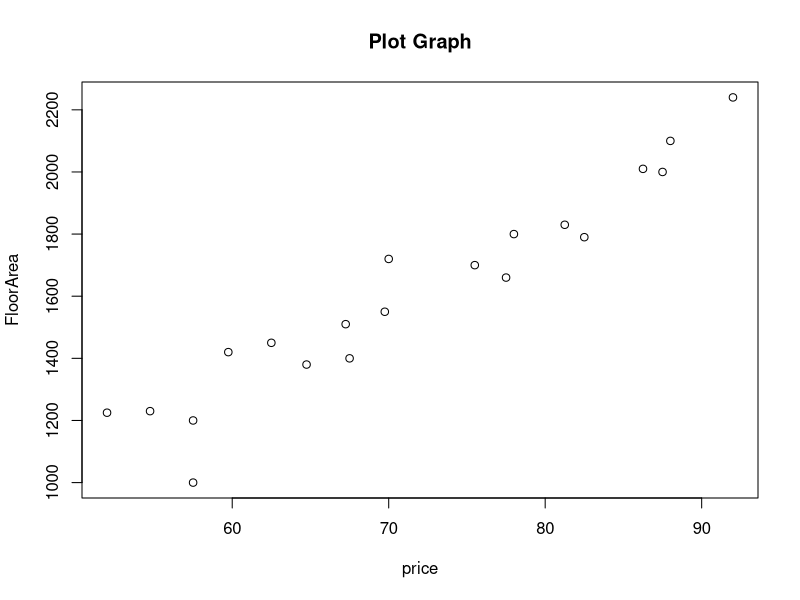
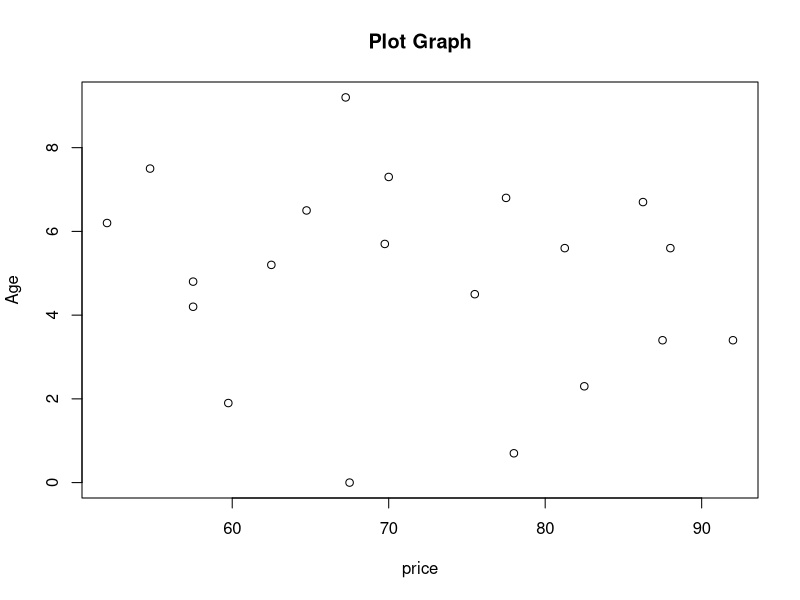
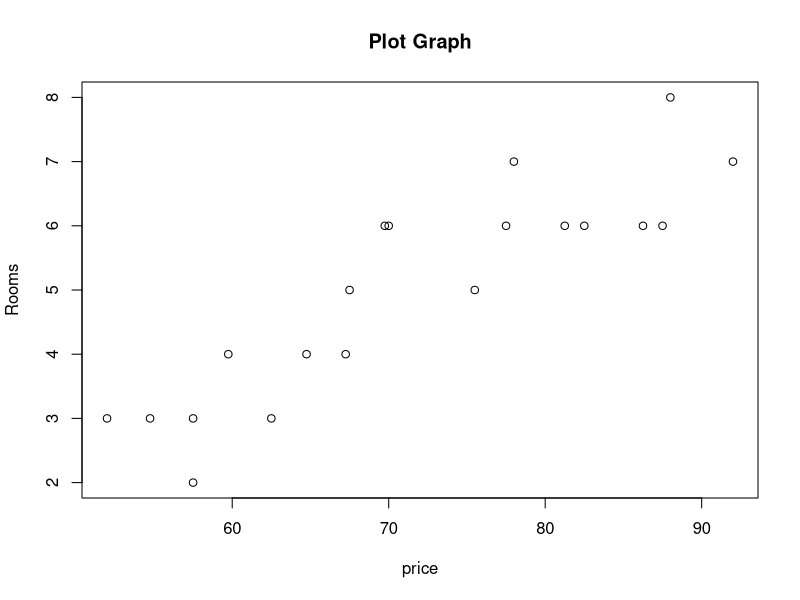
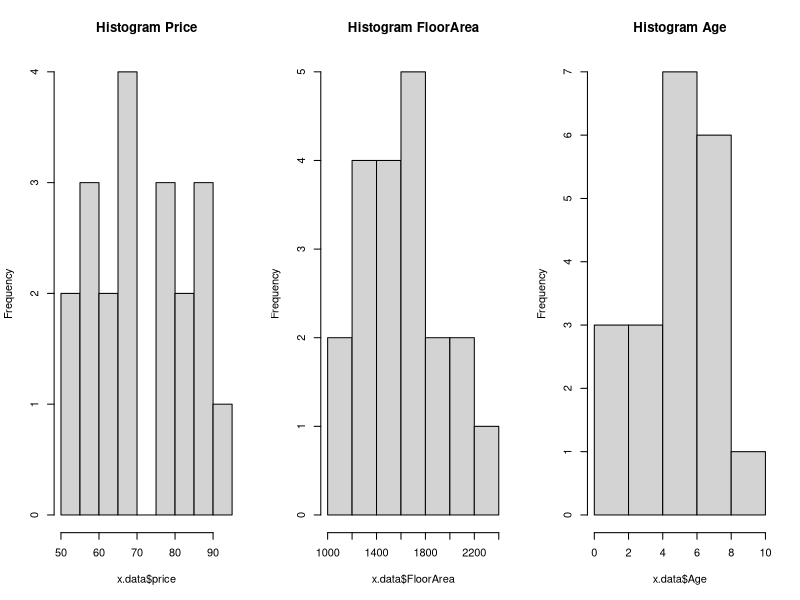
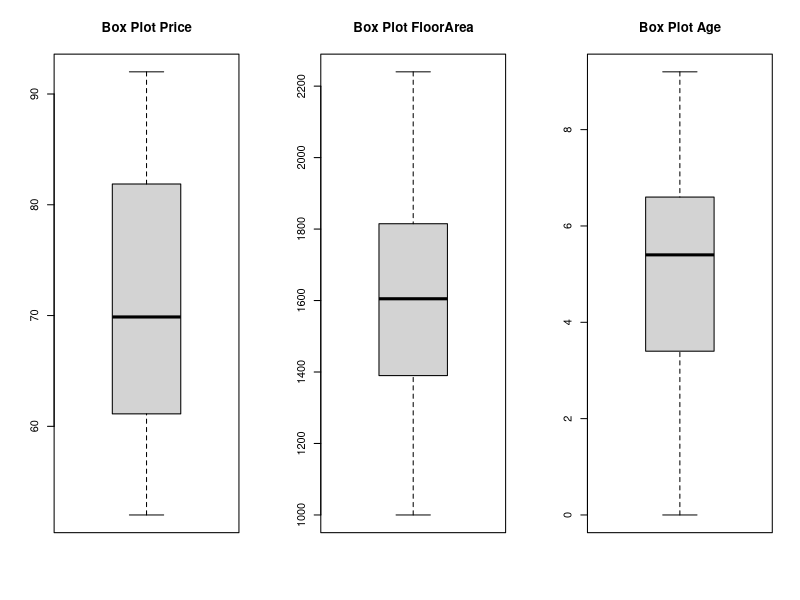
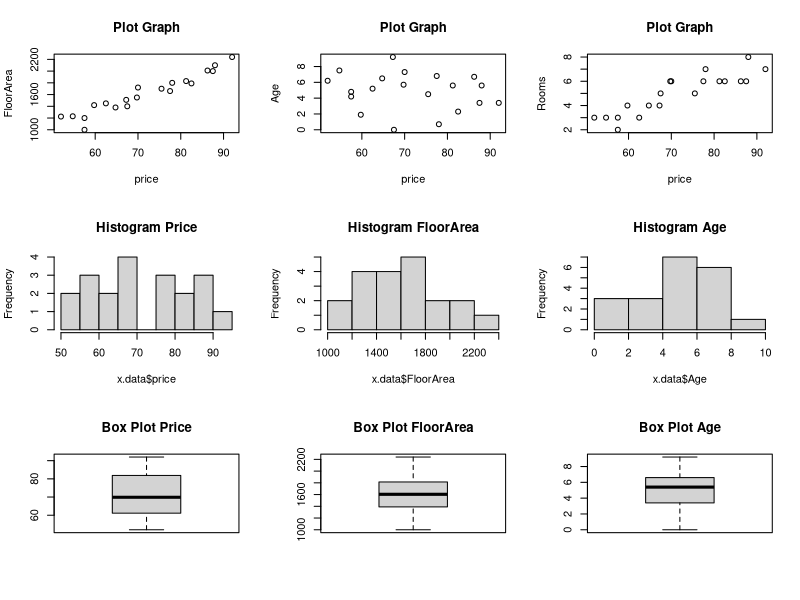

These figures' R source, in order:
#
# Hands on exercise on R
# Day 2 - Data Analysis using R
# Author @Gudi Varaprasad - 19BCE7048
# Date : 10-11-2020
# 
#----------------------------------------------------
#1
# a) 
x = (1:10)
print(x)
# b)
sum(x)
# c)
mean(x)
median(x)
# d)
print(sum(x*x))
# e)
print(sum(abs(x-mean(x))/length(x)))


#2
x.data <- data.frame(
  price = c (52.00, 54.75, 57.50, 57.50, 59.75, 62.50, 64.75, 67.25, 67.50, 69.75, 70.00, 75.50, 77.50, 78.00, 81.25, 82.50, 86.25, 87.50, 88.00, 92.00), 
  FloorArea = c(1225, 1230, 1200, 1000, 1420, 1450, 1380, 1510, 1400, 1550, 1720, 1700, 1660, 1800, 1830, 1790, 2010, 2000, 2100, 2240),
  Rooms = c(3, 3, 3, 2, 4, 3, 4, 4, 5, 6, 6, 5, 6, 7, 6, 6, 6, 6, 8, 7),
  Age = c(6.2, 7.5, 4.2, 4.8, 1.9, 5.2, 6.5, 9.2, 0.0, 5.7, 7.3, 4.5, 6.8, 0.7, 5.6, 2.3, 6.7, 3.4, 5.6, 3.4),
  CentralHeating = c("YES", "NO", "NO", "NO", "YES", "YES", "NO", "NO", "NO", "NO", "YES", "NO", "YES", "YES","YES", "NO", "YES", "NO", "YES", "YES") 
)

# a)
length(x.data)

# b)
NROW(x.data)
NCOL(x.data)

# c)
names(x.data)

# d)
head(x.data)
tail(x.data)

# e)
x.data[1:5,1:3]

# f)
x.data[c(1,3,6,10),c(2,4,5)]

# g)
# Element at second row, third column
x.data[2,3]


#3
x.data <- data.frame(
  price = c (52.00, 54.75, 57.50, 57.50, 59.75, 62.50, 64.75, 67.25, 67.50, 69.75, 70.00, 75.50, 77.50, 78.00, 81.25, 82.50, 86.25, 87.50, 88.00, 92.00), 
  FloorArea = c(1225, 1230, 1200, 1000, 1420, 1450, 1380, 1510, 1400, 1550, 1720, 1700, 1660, 1800, 1830, 1790, 2010, 2000, 2100, 2240),
  Rooms = c(3, 3, 3, 2, 4, 3, 4, 4, 5, 6, 6, 5, 6, 7, 6, 6, 6, 6, 8, 7),
  Age = c(6.2, 7.5, 4.2, 4.8, 1.9, 5.2, 6.5, 9.2, 0.0, 5.7, 7.3, 4.5, 6.8, 0.7, 5.6, 2.3, 6.7, 3.4, 5.6, 3.4),
  CentralHeating = c("YES", "NO", "NO", "NO", "YES", "YES", "NO", "NO", "NO", "NO", "YES", "NO", "YES", "YES","YES", "NO", "YES", "NO", "YES", "YES") 
)

# a)
mean(x.data$price)
median(x.data$price)
sd(x.data$price)

mean(x.data$FloorArea)
median(x.data$FloorArea)
sd(x.data$FloorArea)

mean(x.data$Rooms)
median(x.data$Rooms)
sd(x.data$Rooms)

mean(x.data$Age)
median(x.data$Age)
sd(x.data$Age)


# b)
print(nrow(subset(x.data,x.data$CentralHeating=='YES')))
print(nrow(subset(x.data,x.data$CentralHeating=='NO')))

# c)
plot(x.data$price,x.data$FloorArea, xlab = "price", ylab = "FloorArea", main="Plot Graph")
plot(x.data$price,x.data$Age, xlab = "price", ylab = "Age", main="Plot Graph")
plot(x.data$price,x.data$Rooms, xlab = "price", ylab = "Rooms", main="Plot Graph")

# d)
par(mfrow=c(1,3))
hist(x.data$price, main="Histogram Price")
hist(x.data$FloorArea, main="Histogram FloorArea")
hist(x.data$Age, main="Histogram Age")

# e)
par(mfrow=c(1,3))
boxplot(x.data$price, main="Box Plot Price")
boxplot(x.data$FloorArea, main="Box Plot FloorArea")
boxplot(x.data$Age, main="Box Plot Age")

# f)
par(mfrow=c(3,3))
plot(x.data$price,x.data$FloorArea, xlab = "price", ylab = "FloorArea", main="Plot Graph")
plot(x.data$price,x.data$Age, xlab = "price", ylab = "Age", main="Plot Graph")
plot(x.data$price,x.data$Rooms, xlab = "price", ylab = "Rooms", main="Plot Graph")
hist(x.data$price, main="Histogram Price")
hist(x.data$FloorArea, main="Histogram FloorArea")
hist(x.data$Age, main="Histogram Age")
boxplot(x.data$price, main="Box Plot Price")
boxplot(x.data$FloorArea, main="Box Plot FloorArea")
boxplot(x.data$Age, main="Box Plot Age")


